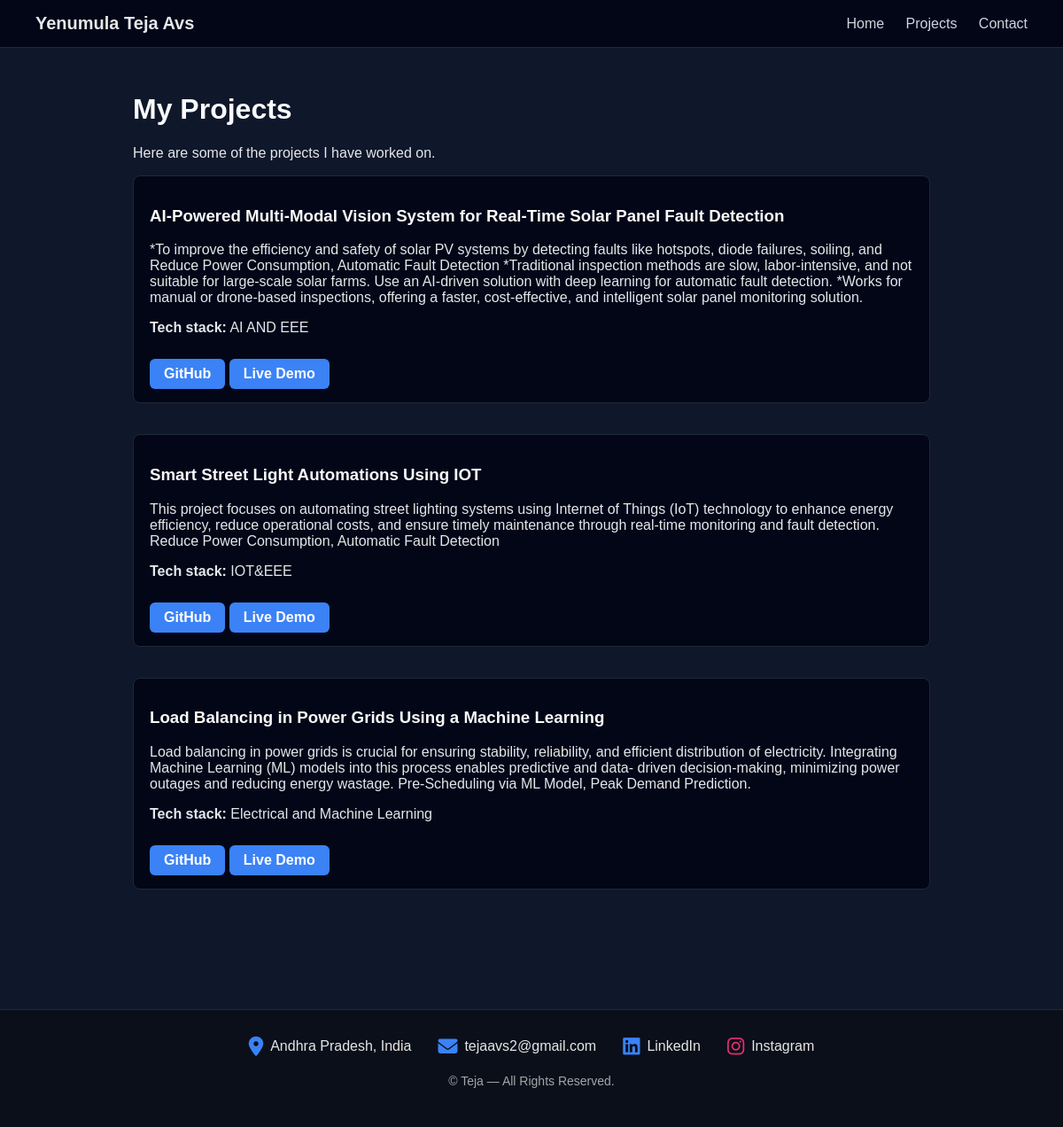
/projects/, run on the app's committed database.
### portfolio/models.py (models this page shows, shortened)
class Project(models.Model):
    title = models.CharField(max_length=100)
    description = models.TextField()
    tech_stack = models.CharField(max_length=200)
    github_link = models.URLField(blank=True, null=True)
    demo_link = models.URLField(blank=True, null=True)

### portfolio/views.py (the view)
# urls.py: path('projects/', views.projects, name='projects'),
def projects(request):
    projects = Project.objects.all()
    return render(request, 'portfolio/projects.html', {'projects': projects})

### portfolio/templates/portfolio/projects.html (shortened to what this page needs)
{% extends 'portfolio/base.html' %}
{% block content %}
<h1>My Projects</h1>
<p>Here are some of the projects I have worked on.</p>
{% if projects %}
    <div style="display: flex; flex-direction: column; gap: 20px;">
        {% for project in projects %}
            <div class="card">
                <h3>{{ project.title }}</h3>
                <p>{{ project.description }}</p>
                <p><strong>Tech stack:</strong> {{ project.tech_stack }}</p>
                {% if project.github_link %}
                    <a href="{{ project.github_link }}" target="_blank" class="btn">GitHub</a>
                {% endif %}
                {% if project.demo_link %}
                    <a href="{{ project.demo_link }}" target="_blank" class="btn">Live Demo</a>
                {% endif %}
            </div>
        {% endfor %}
    </div>
{% else %}
    <p>No projects added yet. Go to admin and add some.</p>
{% endif %}
{% endblock %}

### portfolio/templates/portfolio/base.html (style rules this page uses)
body { font-family: Arial, sans-serif; margin: 0; background: #0f172a; color: #e5e7eb; min-height: 100vh; display: flex; flex-direction: column; }
h1, h2, h3 { color: #f9fafb; }
.btn { display: inline-block; margin-top: 10px; padding: 8px 16px; border-radius: 6px; background: #3b82f6; color: #ffffff; text-decoration: none; font-weight: 600; cursor: pointer; transition: background 0.2s ease, transform 0.2s ease, box-shadow 0.2s ease; }
.card { background: #020617; border-radius: 8px; padding: 15px 18px; margin-bottom: 15px; border: 1px solid #1f2937; transition: transform 0.25s ease, box-shadow 0.25s ease; }

### data on the page
Project: title "AI-Powered Multi-Modal Vision System for Real-Time Solar Panel Fault Detection", description "*To improve the efficiency and safety of solar PV systems by detecting faults like hotspots, diode failures, soiling, and Reduce Power Consumption, Automatic Fault Detection *Traditional inspection methods are slow, labor-intensive, and not suitable for large-scale solar farms. Use an AI-driven solution with deep learning for automatic fault detection. *Works for manual or drone-based inspections, offering a faster, cost-effective, and intelligent solar panel monitoring solution.", tech_stack "AI AND EEE"
Project: title "Smart Street Light Automations Using IOT", description "This project focuses on automating street lighting systems using Internet of Things (IoT) technology to enhance energy efficiency, reduce operational costs, and ensure timely maintenance through real-time monitoring and fault detection. Reduce Power Consumption, Automatic Fault Detection", tech_stack "IOT&EEE"
Project: title "Load Balancing in Power Grids Using a Machine Learning", description "Load balancing in power grids is crucial for ensuring stability, reliability, and efficient distribution of electricity. Integrating Machine Learning (ML) models into this process enables predictive and data- driven decision-making, minimizing power outages and reducing energy wastage. Pre-Scheduling via ML Model, Peak Demand Prediction.", tech_stack "Electrical and Machine Learning"
